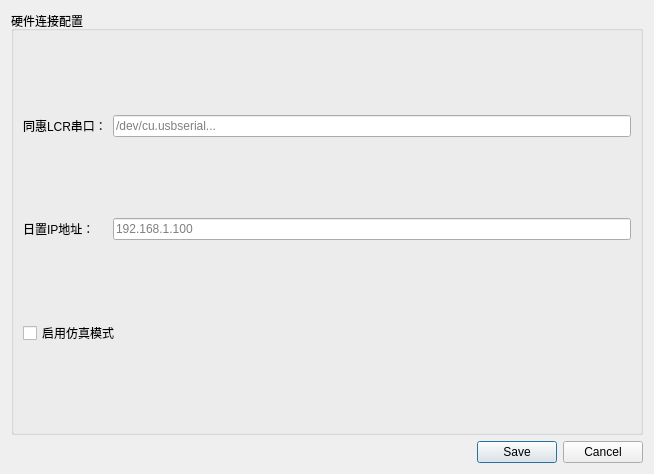
<?xml version="1.0" encoding="UTF-8"?>
<ui version="4.0">
 <class>Dialog</class>
 <widget class="QDialog" name="Dialog">
  <property name="geometry">
   <rect>
    <x>0</x>
    <y>0</y>
    <width>654</width>
    <height>474</height>
   </rect>
  </property>
  <property name="windowTitle">
   <string>Dialog</string>
  </property>
  <layout class="QVBoxLayout" name="verticalLayout">
   <item>
    <widget class="QGroupBox" name="groupBox">
     <property name="minimumSize">
      <size>
       <width>400</width>
       <height>300</height>
      </size>
     </property>
     <property name="title">
      <string>硬件连接配置</string>
     </property>
     <layout class="QGridLayout" name="gridLayout">
      <item row="0" column="0">
       <widget class="QLabel" name="label">
        <property name="text">
         <string>同惠LCR串口：</string>
        </property>
       </widget>
      </item>
      <item row="0" column="1">
       <widget class="QLineEdit" name="edit_lcr">
        <property name="text">
         <string/>
        </property>
        <property name="placeholderText">
         <string>/dev/cu.usbserial...</string>
        </property>
       </widget>
      </item>
      <item row="1" column="0">
       <widget class="QLabel" name="label_2">
        <property name="text">
         <string>日置IP地址：</string>
        </property>
       </widget>
      </item>
      <item row="1" column="1">
       <widget class="QLineEdit" name="edit_hioki">
        <property name="placeholderText">
         <string>192.168.1.100</string>
        </property>
       </widget>
      </item>
      <item row="2" column="0" colspan="2">
       <widget class="QCheckBox" name="chk_sim">
        <property name="enabled">
         <bool>true</bool>
        </property>
        <property name="text">
         <string>启用仿真模式</string>
        </property>
       </widget>
      </item>
     </layout>
    </widget>
   </item>
   <item>
    <widget class="QDialogButtonBox" name="buttonBox">
     <property name="standardButtons">
      <set>QDialogButtonBox::StandardButton::Cancel|QDialogButtonBox::StandardButton::Save</set>
     </property>
    </widget>
   </item>
  </layout>
 </widget>
 <resources/>
 <connections/>
</ui>
